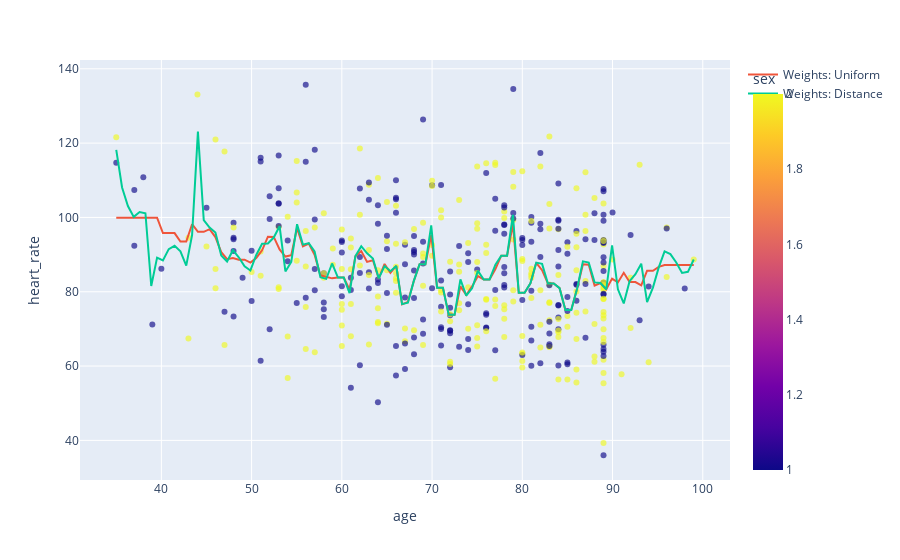

The code cell stored with this chart in its notebook:
### Code cell
import numpy as np
import plotly.express as px
import plotly.graph_objects as go
from sklearn.neighbors import KNeighborsRegressor

df = noncovid
X = df.age.values.reshape(-1, 1)
x_range = np.linspace(X.min(), X.max(), 100)

# Model #1
knn_dist = KNeighborsRegressor(10, weights='distance')
knn_dist.fit(X, df.heart_rate)
y_dist = knn_dist.predict(x_range.reshape(-1, 1))

# Model #2
knn_uni = KNeighborsRegressor(10, weights='uniform')
knn_uni.fit(X, df.heart_rate)
y_uni = knn_uni.predict(x_range.reshape(-1, 1))

fig = px.scatter(df, x='age', y='heart_rate', color='sex', opacity=0.65)
fig.add_traces(go.Scatter(x=x_range, y=y_uni, name='Weights: Uniform'))
fig.add_traces(go.Scatter(x=x_range, y=y_dist, name='Weights: Distance'))
fig.show()
